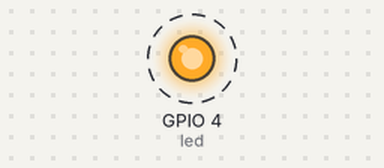
A program run on a simulated Raspberry Pi (BCM pin numbers). On the bench: output pins drawn as LEDs (lit = HIGH). Dashed ring = blinking.

Above: at 0.5 s.
Timing chart, 0 to 4.6 s (numbered marks = the images above):
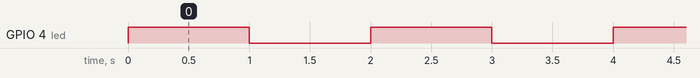

Measured:
- by itself, GPIO 4 (led): alternates HIGH for 1.0 s and LOW for 1.0 s

The program:

led.py
```python
# Makes LED blink until program is stopped

# Import modules
from gpiozero import LED
from signal import pause

# Gets LED
led = LED(4)

# Makes LED blink every 1 second by calling blink method on it
led.blink()

pause()
```
